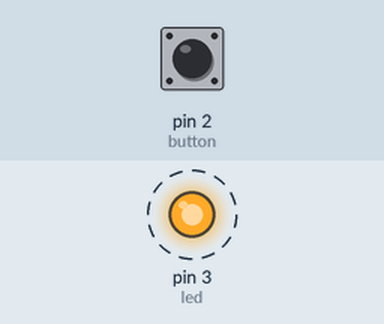
Simulated run of this sketch. Board: Arduino Uno, built with avr-gcc and run on an emulated ATmega328P. Parts: output pins drawn as LEDs (lit = HIGH). Dashed ring = blinking. Inputs (shaded band) come from the test bench; at power-on: pin 2 (button) LOW. What the sketch prints to the serial monitor is not drawn.

Above: at 0.5 s.
Timing chart, 0 to 4.6 s (numbered marks = the images above):
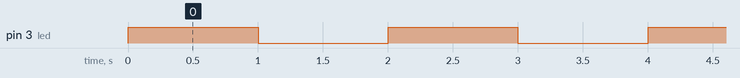

The sketch:

Task2.ino
```cpp
// DFDP1100-1 17H Digitale systemer og programmering | Lab 8, Oppgave 2:
const int led = 3;
const int button = 2;
volatile int ledBlink = 1000;

void setup(){
  pinMode(led, OUTPUT);
  pinMode(button, INPUT);

  attachInterrupt(digitalPinToInterrupt(button), changeDelay, RISING);
  Serial.begin(9600);
}

void loop(){
  digitalWrite(led, HIGH);
  delay(ledBlink);
  digitalWrite(led, LOW);
  delay(ledBlink);

  Serial.print("Delay: ");
  Serial.println(ledBlink);
}

void changeDelay(){
  if(ledBlink >= 200){
    ledBlink = ledBlink - 100;
  }
  else{
    Serial.println("Delay kan ikke være lavere 0. Delay settes tilbake til 1000.");
    ledBlink = 1000;
  }
}
```

Measured:
- by itself, pin 3 (led): alternates HIGH for 1.0 s and LOW for 1.0 s
